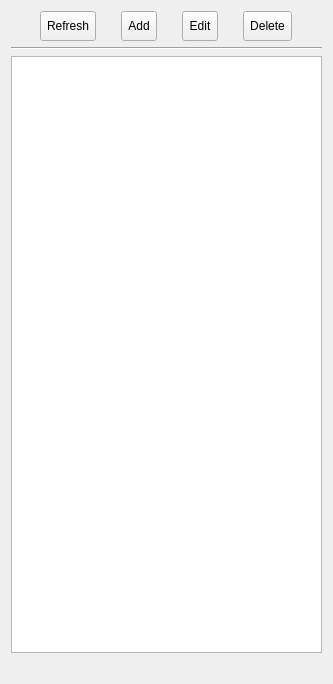
<?xml version="1.0" encoding="UTF-8"?>
<ui version="4.0">
 <class>KTree</class>
 <widget class="QWidget" name="KTree">
  <property name="geometry">
   <rect>
    <x>0</x>
    <y>0</y>
    <width>333</width>
    <height>684</height>
   </rect>
  </property>
  <property name="contextMenuPolicy">
   <enum>Qt::ActionsContextMenu</enum>
  </property>
  <property name="windowTitle">
   <string>Form</string>
  </property>
  <layout class="QVBoxLayout" name="verticalLayout_2">
   <item>
    <layout class="QVBoxLayout" name="verticalLayout">
     <item>
      <layout class="QHBoxLayout" name="horizontalLayout">
       <property name="leftMargin">
        <number>10</number>
       </property>
       <property name="rightMargin">
        <number>10</number>
       </property>
       <item>
        <widget class="QToolButton" name="btnRefresh">
         <property name="sizePolicy">
          <sizepolicy hsizetype="Fixed" vsizetype="Fixed">
           <horstretch>50</horstretch>
           <verstretch>30</verstretch>
          </sizepolicy>
         </property>
         <property name="minimumSize">
          <size>
           <width>50</width>
           <height>30</height>
          </size>
         </property>
         <property name="text">
          <string>Refresh</string>
         </property>
         <property name="icon">
          <iconset>
           <normaloff>res/refresh.png</normaloff>res/refresh.png</iconset>
         </property>
         <property name="toolButtonStyle">
          <enum>Qt::ToolButtonTextBesideIcon</enum>
         </property>
        </widget>
       </item>
       <item>
        <widget class="QToolButton" name="btnAdd">
         <property name="sizePolicy">
          <sizepolicy hsizetype="Fixed" vsizetype="Fixed">
           <horstretch>50</horstretch>
           <verstretch>30</verstretch>
          </sizepolicy>
         </property>
         <property name="minimumSize">
          <size>
           <width>0</width>
           <height>30</height>
          </size>
         </property>
         <property name="text">
          <string>Add</string>
         </property>
         <property name="icon">
          <iconset>
           <normaloff>res/add.png</normaloff>res/add.png</iconset>
         </property>
         <property name="toolButtonStyle">
          <enum>Qt::ToolButtonTextBesideIcon</enum>
         </property>
        </widget>
       </item>
       <item>
        <widget class="QToolButton" name="btnModify">
         <property name="sizePolicy">
          <sizepolicy hsizetype="Fixed" vsizetype="Fixed">
           <horstretch>50</horstretch>
           <verstretch>0</verstretch>
          </sizepolicy>
         </property>
         <property name="minimumSize">
          <size>
           <width>0</width>
           <height>30</height>
          </size>
         </property>
         <property name="text">
          <string>Edit</string>
         </property>
         <property name="icon">
          <iconset>
           <normaloff>res/edit.png</normaloff>res/edit.png</iconset>
         </property>
         <property name="toolButtonStyle">
          <enum>Qt::ToolButtonTextBesideIcon</enum>
         </property>
        </widget>
       </item>
       <item>
        <widget class="QToolButton" name="btnDelete">
         <property name="sizePolicy">
          <sizepolicy hsizetype="Fixed" vsizetype="Fixed">
           <horstretch>0</horstretch>
           <verstretch>0</verstretch>
          </sizepolicy>
         </property>
         <property name="minimumSize">
          <size>
           <width>0</width>
           <height>30</height>
          </size>
         </property>
         <property name="text">
          <string>Delete</string>
         </property>
         <property name="icon">
          <iconset>
           <normaloff>res/delete (2).png</normaloff>res/delete (2).png</iconset>
         </property>
         <property name="toolButtonStyle">
          <enum>Qt::ToolButtonTextBesideIcon</enum>
         </property>
        </widget>
       </item>
      </layout>
     </item>
     <item>
      <widget class="Line" name="line">
       <property name="orientation">
        <enum>Qt::Horizontal</enum>
       </property>
      </widget>
     </item>
     <item>
      <widget class="QTreeView" name="treeView">
       <property name="contextMenuPolicy">
        <enum>Qt::ActionsContextMenu</enum>
       </property>
       <attribute name="headerCascadingSectionResizes">
        <bool>false</bool>
       </attribute>
      </widget>
     </item>
    </layout>
   </item>
   <item>
    <widget class="QLabel" name="lblStatus">
     <property name="text">
      <string/>
     </property>
    </widget>
   </item>
  </layout>
  <action name="actionRefresh">
   <property name="icon">
    <iconset>
     <normaloff>res/refresh.png</normaloff>res/refresh.png</iconset>
   </property>
   <property name="text">
    <string>Refresh</string>
   </property>
   <property name="toolTip">
    <string>Refresh the Knowledge Node Children</string>
   </property>
  </action>
  <action name="actionAdd">
   <property name="icon">
    <iconset>
     <normaloff>res/add.png</normaloff>res/add.png</iconset>
   </property>
   <property name="text">
    <string>Add</string>
   </property>
   <property name="toolTip">
    <string>Add the Child Knowledge Node</string>
   </property>
  </action>
  <action name="actionEdit">
   <property name="icon">
    <iconset>
     <normaloff>res/edit.png</normaloff>res/edit.png</iconset>
   </property>
   <property name="text">
    <string>Edit</string>
   </property>
   <property name="toolTip">
    <string>Edit the Knowledge Node</string>
   </property>
  </action>
  <action name="actionDelete">
   <property name="icon">
    <iconset>
     <normaloff>res/delete (2).png</normaloff>res/delete (2).png</iconset>
   </property>
   <property name="text">
    <string>Delete</string>
   </property>
   <property name="toolTip">
    <string>Delete the Knowledge Node</string>
   </property>
  </action>
 </widget>
 <resources/>
 <connections/>
</ui>
